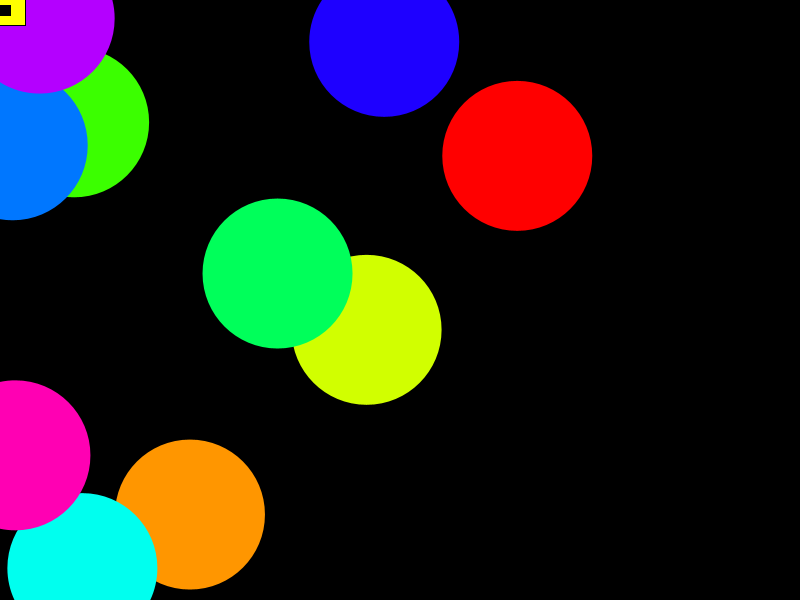
Frame 1 (no input)
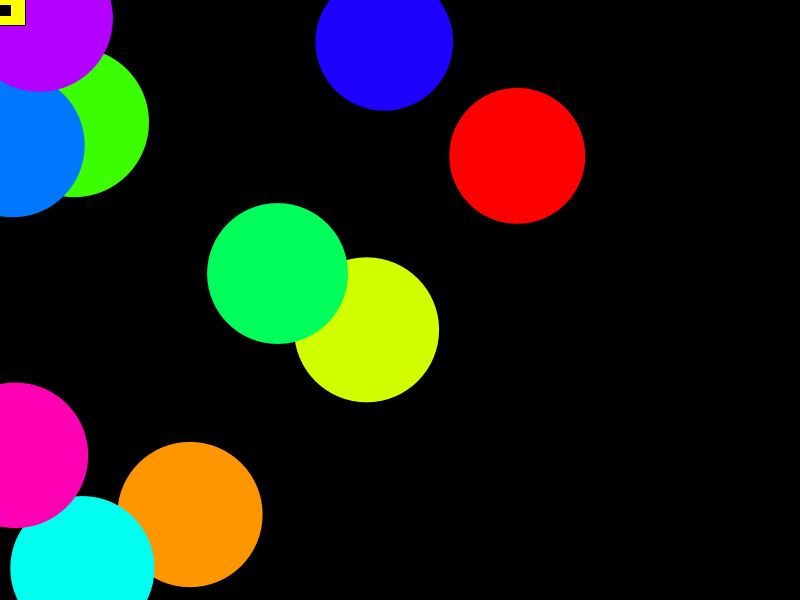
Frame 60 (the mouse pressed at the canvas centre just before this capture)
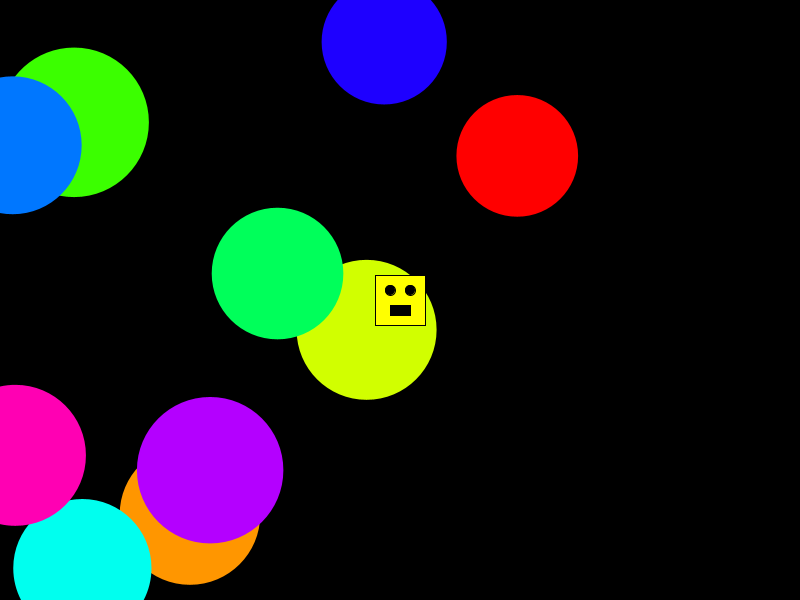
Frame 120 (the mouse held since frame 60 and released just before this capture)

The Processing sketch that drew these frames (run headless with seeded random() and noise(); from frame 60 on, the mouse is pressed at the canvas centre):

// Processing sketch: Bubbles_Pop_CarolineYau
// ── Bubbles_Pop_CarolineYau.pde
//CarolineYau
//Bubbles

Bubble [] myBubbles = new Bubble [10];
Bob myBob;

void setup(){
  size(800, 600);
  colorMode(HSB);
  for (int i=0; i<10; i++){
    myBubbles[i] = new Bubble(color(i*25, 255, 255), random(width), random(height), random(0.25), 150);
  }
  myBob = new Bob(mouseX, mouseY, 5);
}

void draw(){
  background(0);
  for(int i=0; i<10; i++){
    myBubbles[i].display();
    myBubbles[i].grow();
  }
  myBob.display(mouseX, mouseY);
}

void mousePressed(){
  for (int i=0; i<10; i++){
    myBob.crush(myBubbles[i]);
  }
}

// ── Bob.pde
class Bob{
  float xpos;
  float ypos;
  float xspeed;
  boolean touch;
  
  Bob(float tempX,  float tempY, float tempXspeed){
    xpos = tempX;
    ypos = tempY;
    xspeed = tempXspeed;
  }
  void display(float mx, float my){
    stroke(0);
    fill(#FFFF00);
    rectMode(CENTER);
    xpos = mx;
    ypos = my;
    rect(mx, my, 50, 50);
    fill(0);
    ellipse(mx-10, my-10, 10, 10);
    ellipse(mx+10, my-10, 10, 10);
    rect(mx, my+10, 20, 10);
  }
  
  void crush(Bubble theBubble){
    if(dist(theBubble.xpos, theBubble.ypos, xpos+25, ypos)< theBubble.bSize/2 &&
    dist(theBubble.xpos, theBubble.ypos, xpos-25, ypos) < theBubble.bSize/2 &&
    dist(theBubble.xpos, theBubble.ypos, xpos, ypos+25) < theBubble.bSize/2 &&
    dist(theBubble.xpos, theBubble.ypos, xpos, ypos-25) < theBubble.bSize/2){
      theBubble.xpos = random(width);
      theBubble.ypos = random(height);
      theBubble.bSize = 150;
    }
  }
}

// ── Bubble.pde
class Bubble{
  color c;
  float xpos;
  float ypos;
  float bGrow;
  float bSize;
  
  Bubble(color tempC, float tempXpos, float tempYpos, float tempbGrow, float tempbSize){
    c = tempC;
    xpos = tempXpos;
    ypos = tempYpos;
    bGrow = tempbGrow;
    bSize = tempbSize;
  }
  
  void display(){
    noStroke();
    fill(c);
    ellipse(xpos, ypos, bSize, bSize);
  }
  
  void grow(){
    bSize = bSize - bGrow;
    if(bSize < 50){
      bSize = 150;
      xpos = random(width);
      ypos = random(height);
    }
  }
}
  
